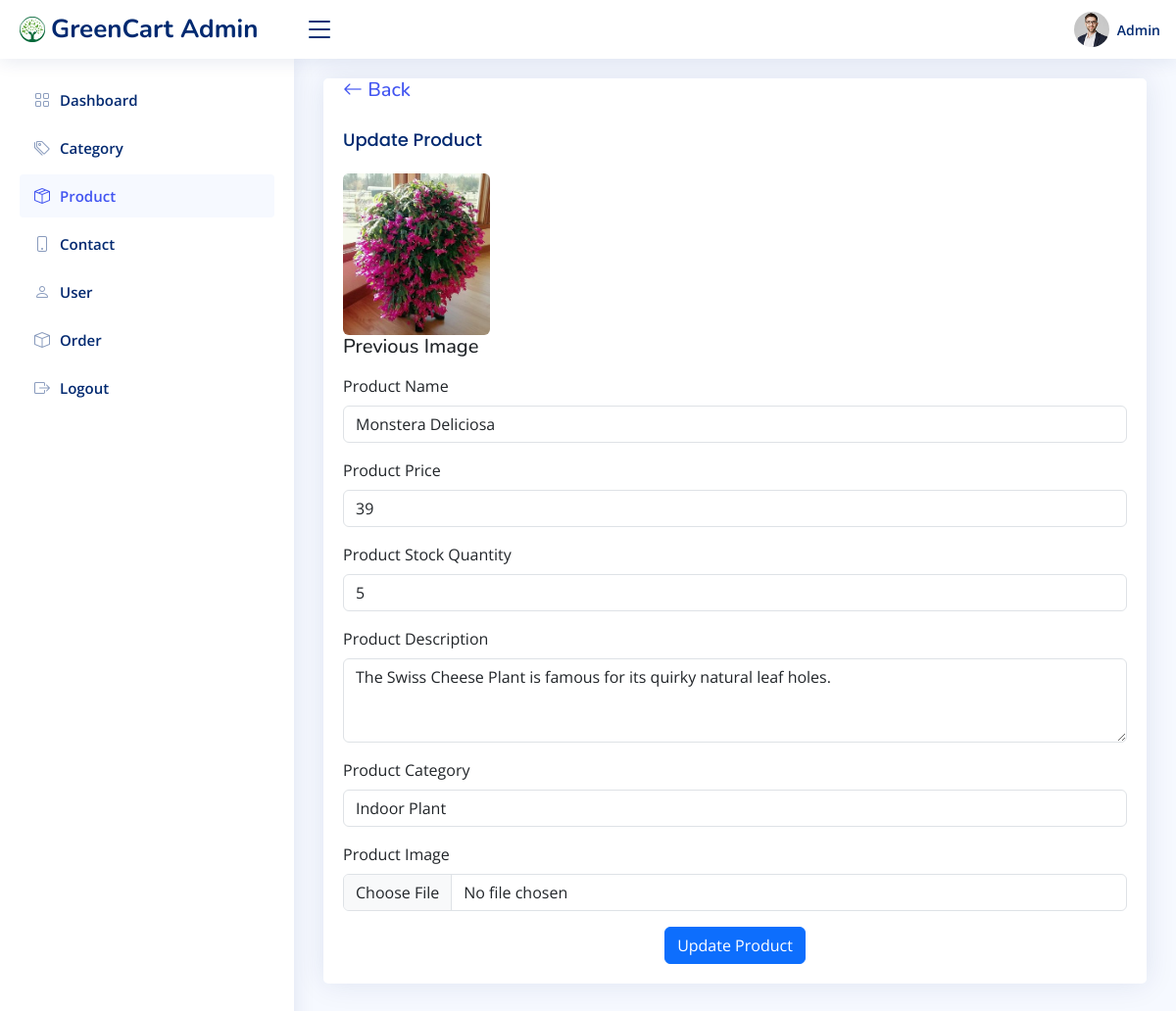
The app's page /NiceAdmin/update_product.php?edit=1 with its own data.
### tables this page shows
CREATE TABLE IF NOT EXISTS `products` (
  `product_id` int NOT NULL AUTO_INCREMENT,
  `category_id` int DEFAULT NULL,
  `name` varchar(100) NOT NULL,
  `description` text,
  `price` int NOT NULL,
  `stock_quantity` int NOT NULL DEFAULT '0',
  `image` varchar(255) DEFAULT NULL,
  `is_featured` tinyint(1) DEFAULT '0',
  `rating` decimal(3,1) DEFAULT '0.0',
  `review_count` int DEFAULT '0',
  `created_at` timestamp NULL DEFAULT CURRENT_TIMESTAMP,
  `updated_at` timestamp NULL DEFAULT CURRENT_TIMESTAMP ON UPDATE CURRENT_TIMESTAMP,
  PRIMARY KEY (`product_id`),
  KEY `category_id` (`category_id`)
);

CREATE TABLE IF NOT EXISTS `categories` (
  `category_id` int NOT NULL AUTO_INCREMENT,
  `name` varchar(100) NOT NULL,
  `description` text,
  `image` varchar(255) DEFAULT NULL,
  `created_at` timestamp NULL DEFAULT CURRENT_TIMESTAMP,
  `updated_at` timestamp NULL DEFAULT CURRENT_TIMESTAMP ON UPDATE CURRENT_TIMESTAMP,
  PRIMARY KEY (`category_id`)
);

### NiceAdmin/update_product.php (the view, shortened to what this page needs)
<?php
include('../database/database.php');
$category_query = "SELECT category_id, name FROM categories";
$category_result = mysqli_query($conn, $category_query);
if (isset($_GET['edit'])) {
    $edit_id = (int) $_GET['edit'];
    $sql = "SELECT * FROM products WHERE product_id = '$edit_id'";
    $edit_query = mysqli_query($conn, $sql);
    if ($edit_query) {
        $fetch_data = mysqli_fetch_assoc($edit_query);
    } else {
        echo "Error: " . mysqli_error($conn);
    }
}
?>
<!DOCTYPE html>
<html lang="en">
<head>
  <link href="assets/vendor/bootstrap/css/bootstrap.min.css" rel="stylesheet">
  <link href="assets/vendor/bootstrap-icons/bootstrap-icons.css" rel="stylesheet">
  <link href="assets/vendor/boxicons/css/boxicons.min.css" rel="stylesheet">
  <link href="assets/vendor/simple-datatables/style.css" rel="stylesheet">
  <link href="assets/css/style.css" rel="stylesheet">
</head>
<body>
<header id="header" class="header fixed-top d-flex align-items-center">
  <div class="d-flex align-items-center justify-content-between">
  <a href="" class="logo d-flex align-items-center">
        <img src="../img/logo.png" alt="">
      <span class="d-none d-lg-block">GreenCart Admin</span>
    </a>
    <i class="bi bi-list toggle-sidebar-btn"></i>
  </div>
  <nav class="header-nav ms-auto">
    <ul class="d-flex align-items-center">
      <li class="nav-item dropdown pe-3">
        <a class="nav-link nav-profile d-flex align-items-center pe-0" href="#" data-bs-toggle="dropdown">
          <img src="assets/img/profile-img.jpg" alt="Profile" class="rounded-circle">
          <span class="d-none d-md-block ps-2">Admin</span>
        </a>
      </li>
    </ul>
  </nav>
</header>
<aside id="sidebar" class="sidebar">
  <ul class="sidebar-nav" id="sidebar-nav">
    <li class="nav-item"><a class="nav-link collapsed" href="index.php"><i class="bi bi-grid"></i><span>Dashboard</span></a></li>
    <li class="nav-item"><a class="nav-link collapsed" href="category.php"><i class="bi bi-tags"></i><span>Category</span></a></li>
    <li class="nav-item"><a class="nav-link" href="product.php"><i class="bi bi-box-seam"></i><span>Product</span></a></li>
    <li class="nav-item"><a class="nav-link collapsed" href="contact.php"><i class="bi bi-phone"></i><span>Contact</span></a></li>
    <li class="nav-item"><a class="nav-link collapsed" href="user.php"><i class="bi bi-person"></i><span>User</span></a></li>
    <li class="nav-item"><a class="nav-link collapsed" href="order.php"><i class="bi bi-box "></i><span>Order</span></a></li>
    <li class="nav-item"><a class="nav-link collapsed" href="http:\\localhost\greencart\auth\logout_admin.php"><i class="bi bi-box-arrow-right"></i><span>Logout</span></a></li>
  </ul>
</aside>
<main id="main" class="main">
  <section class="section">
    <div class="row">
      <div class="col-lg-12">
        <div class="card">
          <div class="card-body">
          <a href="view_product.php"><h5><i class="bi bi-arrow-left"></i> Back</h5></a>
          <div class="d-flex justify-content-between align-items-center">
  <h5 class="card-title text-center">Update Product</h5>
</div>
            <form action="" method="post" enctype="multipart/form-data">
              <img src="../img/<?php echo isset($fetch_data['image']) ? htmlspecialchars($fetch_data['image']) : ''; ?>" alt="Current Image" class="previous_image img-fluid rounded" style="max-width: 150px; height: auto;"><br>
              <label class="form-label"><h5>Previous Image</h5></label><br>
              <div class="mb-3">
                <label for="product_name" class="form-label">Product Name</label>
                <input type="text" id="product_name" name="update_product_name" class="form-control" value="<?php echo isset($fetch_data['name']) ? $fetch_data['name'] : ''; ?>" placeholder="Enter the product name">
              </div>
              <div class="mb-3">
                <label for="product_price" class="form-label">Product Price</label>
                <input type="text" id="product_price" name="update_product_price" class="form-control" value="<?php echo isset($fetch_data['price']) ? $fetch_data['price'] : ''; ?>" placeholder="Enter the product price">
              </div>
              <div class="mb-3">
                <label for="product_stock_quantity" class="form-label">Product Stock Quantity</label>
                <input type="text" id="product_stock_quantity" name="update_product_stock_quantity" class="form-control" value="<?php echo isset($fetch_data['stock_quantity']) ? $fetch_data['stock_quantity'] : ''; ?>" placeholder="Enter the product stock quantity">
              </div>
              <div class="mb-3">
                <label for="product_desc" class="form-label">Product Description</label>
                <textarea id="product_desc" name="update_product_desc" class="form-control" placeholder="Enter the product description" rows="3"><?php echo isset($fetch_data['description']) ? htmlspecialchars($fetch_data['description']) : ''; ?></textarea>
              </div>
              <div class="mb-3">
                <label for="product_category" class="form-label">Product Category</label>
                <select id="product_category" name="update_product_category" class="form-control">
                  <?php while ($row = mysqli_fetch_assoc($category_result)) { ?>
                    <option value="<?php echo $row['category_id']; ?>" <?php echo (isset($fetch_data['category_id']) && $fetch_data['category_id'] == $row['category_id']) ? 'selected' : ''; ?>> <?php echo $row['name']; ?> </option>
                  <?php } ?>
                </select>
              </div>
              <div class="mb-3">
                <label for="product_image" class="form-label">Product Image</label>
                <input type="file" id="product_image" name="update_product_image" class="form-control">
              </div>
              <div class="text-center">
                <button type="submit" name="update_product" class="btn btn-primary">Update Product</button>
              </div>
            </form>
          </div>
        </div>
      </div>
    </div>
  </section>
</main>
</body>
</html>

### NiceAdmin/assets/css/style.css (style rules this page uses)
:root { scroll-behavior: smooth; }
body { font-family: "Open Sans", sans-serif; background: #f6f9ff; color: #444444; }
a { color: #4154f1; text-decoration: none; }
h1, h2, h3, h4, h5, h6 { font-family: "Nunito", sans-serif; }
#main { margin-top: 60px; padding: 20px 30px; transition: all 0.3s; }
.card { margin-bottom: 30px; border: none; border-radius: 5px; box-shadow: 0px 0 30px rgba(1, 41, 112, 0.1); }
.card-title { padding: 20px 0 15px 0; font-size: 18px; font-weight: 500; color: #012970; font-family: "Poppins", sans-serif; }
.card-body { padding: 0 20px 20px 20px; }
.logo { line-height: 1; }
@media (min-width: 1200px) { .logo { width: 280px; } }
.logo img { max-height: 26px; margin-right: 6px; }
.logo span { font-size: 26px; font-weight: 700; color: #012970; font-family: "Nunito", sans-serif; }
.header { transition: all 0.5s; z-index: 997; height: 60px; box-shadow: 0px 2px 20px rgba(1, 41, 112, 0.1); background-color: #fff; padding-left: 20px; }
.header .toggle-sidebar-btn { font-size: 32px; padding-left: 10px; cursor: pointer; color: #012970; }
.header-nav ul { list-style: none; }
.header-nav>ul { margin: 0; padding: 0; }
.header-nav .nav-profile { color: #012970; }
.header-nav .nav-profile img { max-height: 36px; }
.header-nav .nav-profile span { font-size: 14px; font-weight: 600; }
.sidebar { position: fixed; top: 60px; left: 0; bottom: 0; width: 300px; z-index: 996; transition: all 0.3s; padding: 20px; overflow-y: auto; scrollbar-width: thin; scrollbar-color: #aab7cf transparent; box-shadow: 0px 0px 20px rgba(1, 41, 112, 0.1); background-color: #fff; }
@media (min-width: 1200px) { #main, #footer { margin-left: 300px; } }
.sidebar-nav { padding: 0; margin: 0; list-style: none; }
.sidebar-nav li { padding: 0; margin: 0; list-style: none; }
.sidebar-nav .nav-item { margin-bottom: 5px; }
.sidebar-nav .nav-link { display: flex; align-items: center; font-size: 15px; font-weight: 600; color: #4154f1; transition: 0.3; background: #f6f9ff; padding: 10px 15px; border-radius: 4px; }
.sidebar-nav .nav-link i { font-size: 16px; margin-right: 10px; color: #4154f1; }
.sidebar-nav .nav-link.collapsed { color: #012970; background: #fff; }
.sidebar-nav .nav-link.collapsed i { color: #899bbd; }

### records on screen
products: image (picture), update_product_name "Monstera Deliciosa", update_product_price "39", update_product_stock_quantity "5", update_product_desc "The Swiss Cheese Plant is famous for its quirky natural leaf holes.", update_product_category "Indoor Plant"
